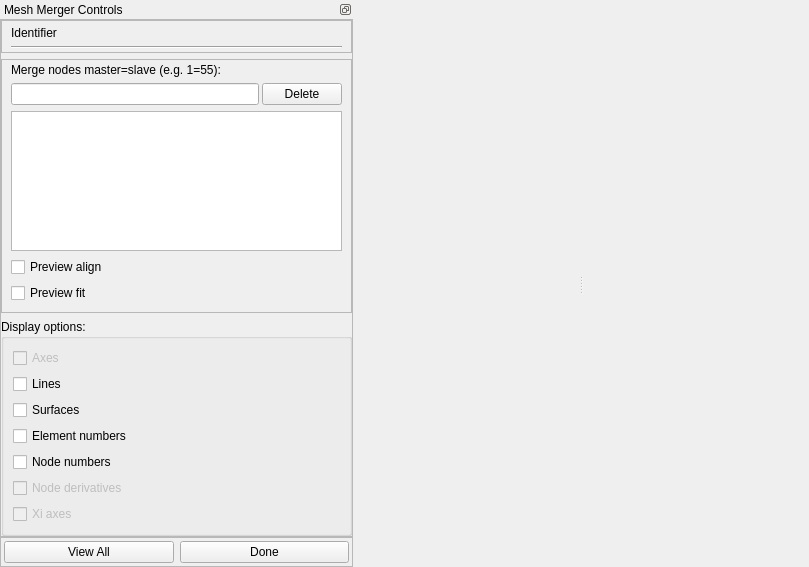
<?xml version="1.0" encoding="UTF-8"?>
<ui version="4.0">
 <class>MeshMergerWidget</class>
 <widget class="QWidget" name="MeshMergerWidget">
  <property name="geometry">
   <rect>
    <x>0</x>
    <y>0</y>
    <width>809</width>
    <height>567</height>
   </rect>
  </property>
  <property name="sizePolicy">
   <sizepolicy hsizetype="Preferred" vsizetype="Preferred">
    <horstretch>0</horstretch>
    <verstretch>0</verstretch>
   </sizepolicy>
  </property>
  <property name="windowTitle">
   <string>Form</string>
  </property>
  <layout class="QHBoxLayout" name="horizontalLayout">
   <property name="spacing">
    <number>0</number>
   </property>
   <property name="margin">
    <number>0</number>
   </property>
   <item>
    <widget class="QDockWidget" name="dockWidget">
     <property name="sizePolicy">
      <sizepolicy hsizetype="Preferred" vsizetype="Expanding">
       <horstretch>0</horstretch>
       <verstretch>0</verstretch>
      </sizepolicy>
     </property>
     <property name="minimumSize">
      <size>
       <width>353</width>
       <height>197</height>
      </size>
     </property>
     <property name="features">
      <set>QDockWidget::DockWidgetFloatable|QDockWidget::DockWidgetMovable</set>
     </property>
     <property name="allowedAreas">
      <set>Qt::AllDockWidgetAreas</set>
     </property>
     <property name="windowTitle">
      <string>Mesh Merger Controls</string>
     </property>
     <widget class="QWidget" name="dockWidgetContents">
      <property name="sizePolicy">
       <sizepolicy hsizetype="Preferred" vsizetype="Expanding">
        <horstretch>0</horstretch>
        <verstretch>0</verstretch>
       </sizepolicy>
      </property>
      <layout class="QVBoxLayout" name="verticalLayout">
       <property name="spacing">
        <number>0</number>
       </property>
       <property name="margin">
        <number>0</number>
       </property>
       <item>
        <widget class="QScrollArea" name="scrollArea">
         <property name="sizePolicy">
          <sizepolicy hsizetype="Preferred" vsizetype="Expanding">
           <horstretch>0</horstretch>
           <verstretch>0</verstretch>
          </sizepolicy>
         </property>
         <property name="minimumSize">
          <size>
           <width>0</width>
           <height>0</height>
          </size>
         </property>
         <property name="verticalScrollBarPolicy">
          <enum>Qt::ScrollBarAsNeeded</enum>
         </property>
         <property name="widgetResizable">
          <bool>true</bool>
         </property>
         <widget class="QWidget" name="scrollAreaWidgetContents_2">
          <property name="geometry">
           <rect>
            <x>0</x>
            <y>0</y>
            <width>351</width>
            <height>503</height>
           </rect>
          </property>
          <property name="sizePolicy">
           <sizepolicy hsizetype="Preferred" vsizetype="Expanding">
            <horstretch>0</horstretch>
            <verstretch>0</verstretch>
           </sizepolicy>
          </property>
          <layout class="QVBoxLayout" name="verticalLayout_2">
           <property name="margin">
            <number>0</number>
           </property>
           <item>
            <layout class="QVBoxLayout" name="verticalLayout_3">
             <item>
              <widget class="QFrame" name="identifier_frame">
               <property name="minimumSize">
                <size>
                 <width>0</width>
                 <height>0</height>
                </size>
               </property>
               <property name="frameShape">
                <enum>QFrame::StyledPanel</enum>
               </property>
               <property name="frameShadow">
                <enum>QFrame::Raised</enum>
               </property>
               <layout class="QVBoxLayout" name="verticalLayout_5">
                <property name="topMargin">
                 <number>5</number>
                </property>
                <property name="bottomMargin">
                 <number>3</number>
                </property>
                <item>
                 <widget class="QLabel" name="identifier_label">
                  <property name="text">
                   <string>Identifier</string>
                  </property>
                 </widget>
                </item>
                <item>
                 <widget class="Line" name="line">
                  <property name="orientation">
                   <enum>Qt::Horizontal</enum>
                  </property>
                 </widget>
                </item>
               </layout>
              </widget>
             </item>
             <item>
              <widget class="QFrame" name="mergeOptions_frame">
               <property name="frameShape">
                <enum>QFrame::StyledPanel</enum>
               </property>
               <property name="frameShadow">
                <enum>QFrame::Raised</enum>
               </property>
               <layout class="QVBoxLayout" name="verticalLayout_4">
                <property name="topMargin">
                 <number>3</number>
                </property>
                <item>
                 <widget class="QLabel" name="mergeNodes_label">
                  <property name="text">
                   <string>Merge nodes master=slave (e.g. 1=55):</string>
                  </property>
                 </widget>
                </item>
                <item>
                 <widget class="QWidget" name="mergeNodesEntry_widget" native="true">
                  <layout class="QHBoxLayout" name="horizontalLayout_4">
                   <property name="spacing">
                    <number>3</number>
                   </property>
                   <property name="margin">
                    <number>0</number>
                   </property>
                   <item>
                    <widget class="QLineEdit" name="mergeNodesEntry_lineEdit"/>
                   </item>
                   <item>
                    <widget class="QPushButton" name="mergeNodesDelete_pushButton">
                     <property name="text">
                      <string>Delete</string>
                     </property>
                    </widget>
                   </item>
                  </layout>
                 </widget>
                </item>
                <item>
                 <widget class="QPlainTextEdit" name="mergeNodes_plainTextEdit">
                  <property name="readOnly">
                   <bool>true</bool>
                  </property>
                 </widget>
                </item>
                <item>
                 <widget class="QCheckBox" name="previewAlign_checkBox">
                  <property name="text">
                   <string>Preview align</string>
                  </property>
                 </widget>
                </item>
                <item>
                 <widget class="QCheckBox" name="previewFit_checkBox">
                  <property name="text">
                   <string>Preview fit</string>
                  </property>
                 </widget>
                </item>
               </layout>
              </widget>
             </item>
             <item>
              <widget class="QGroupBox" name="displayOptions_groupBox">
               <property name="sizePolicy">
                <sizepolicy hsizetype="Preferred" vsizetype="Preferred">
                 <horstretch>0</horstretch>
                 <verstretch>0</verstretch>
                </sizepolicy>
               </property>
               <property name="title">
                <string>Display options:</string>
               </property>
               <layout class="QVBoxLayout" name="verticalLayout_7">
                <item>
                 <widget class="QCheckBox" name="displayAxes_checkBox">
                  <property name="enabled">
                   <bool>false</bool>
                  </property>
                  <property name="text">
                   <string>Axes</string>
                  </property>
                 </widget>
                </item>
                <item>
                 <widget class="QCheckBox" name="displayLines_checkBox">
                  <property name="text">
                   <string>Lines</string>
                  </property>
                 </widget>
                </item>
                <item>
                 <widget class="QCheckBox" name="displaySurfaces_checkBox">
                  <property name="text">
                   <string>Surfaces</string>
                  </property>
                 </widget>
                </item>
                <item>
                 <widget class="QCheckBox" name="displayElementNumbers_checkBox">
                  <property name="text">
                   <string>Element numbers</string>
                  </property>
                 </widget>
                </item>
                <item>
                 <widget class="QCheckBox" name="displayNodeNumbers_checkBox">
                  <property name="text">
                   <string>Node numbers</string>
                  </property>
                 </widget>
                </item>
                <item>
                 <widget class="QCheckBox" name="displayNodeDerivatives_checkBox">
                  <property name="enabled">
                   <bool>false</bool>
                  </property>
                  <property name="text">
                   <string>Node derivatives</string>
                  </property>
                 </widget>
                </item>
                <item>
                 <widget class="QCheckBox" name="displayXiAxes_checkBox">
                  <property name="enabled">
                   <bool>false</bool>
                  </property>
                  <property name="text">
                   <string>Xi axes</string>
                  </property>
                 </widget>
                </item>
               </layout>
              </widget>
             </item>
             <item>
              <spacer name="verticalSpacer">
               <property name="orientation">
                <enum>Qt::Vertical</enum>
               </property>
               <property name="sizeHint" stdset="0">
                <size>
                 <width>20</width>
                 <height>40</height>
                </size>
               </property>
              </spacer>
             </item>
            </layout>
           </item>
          </layout>
         </widget>
        </widget>
       </item>
       <item>
        <widget class="QFrame" name="frame">
         <property name="frameShape">
          <enum>QFrame::StyledPanel</enum>
         </property>
         <property name="frameShadow">
          <enum>QFrame::Raised</enum>
         </property>
         <layout class="QHBoxLayout" name="horizontalLayout_2">
          <property name="margin">
           <number>3</number>
          </property>
          <item>
           <widget class="QPushButton" name="viewAll_button">
            <property name="text">
             <string>View All</string>
            </property>
           </widget>
          </item>
          <item>
           <widget class="QPushButton" name="done_button">
            <property name="sizePolicy">
             <sizepolicy hsizetype="Minimum" vsizetype="Fixed">
              <horstretch>0</horstretch>
              <verstretch>0</verstretch>
             </sizepolicy>
            </property>
            <property name="text">
             <string>Done</string>
            </property>
           </widget>
          </item>
         </layout>
        </widget>
       </item>
      </layout>
     </widget>
    </widget>
   </item>
   <item>
    <widget class="QFrame" name="sceneviewer_frame">
     <property name="sizePolicy">
      <sizepolicy hsizetype="Expanding" vsizetype="Preferred">
       <horstretch>1</horstretch>
       <verstretch>0</verstretch>
      </sizepolicy>
     </property>
     <layout class="QHBoxLayout" name="horizontalLayout_3">
      <property name="spacing">
       <number>0</number>
      </property>
      <property name="margin">
       <number>0</number>
      </property>
      <item>
       <widget class="QSplitter" name="splitter">
        <property name="sizePolicy">
         <sizepolicy hsizetype="Expanding" vsizetype="Preferred">
          <horstretch>0</horstretch>
          <verstretch>0</verstretch>
         </sizepolicy>
        </property>
        <property name="orientation">
         <enum>Qt::Horizontal</enum>
        </property>
        <widget class="SceneviewerWidget" name="master_sceneviewerWidget" native="true"/>
        <widget class="SceneviewerWidget" name="slave_sceneviewerWidget" native="true"/>
       </widget>
      </item>
     </layout>
    </widget>
   </item>
  </layout>
 </widget>
 <customwidgets>
  <customwidget>
   <class>SceneviewerWidget</class>
   <extends>QWidget</extends>
   <header>opencmiss/zincwidgets/sceneviewerwidget.h</header>
   <container>1</container>
  </customwidget>
 </customwidgets>
 <resources/>
 <connections/>
</ui>
